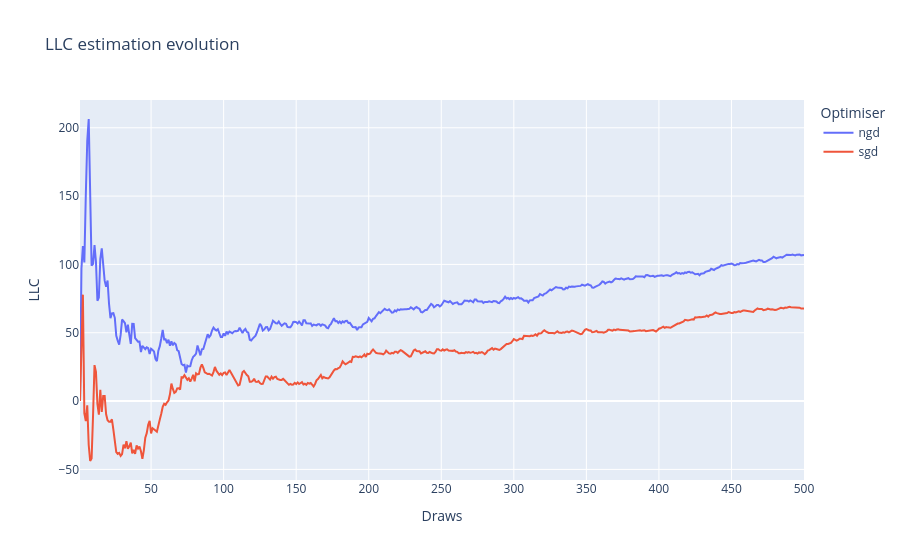

This figure's notebook cell:
### Code cell
# perform LLC estimation at convergence

NUM_CHAINS = 1
NUM_DRAWS = 500

optim_kwargs = dict(
    lr=1e-06,
    elasticity=1,
    num_samples=len(train_set),
    temperature="adaptive",
)

models_results = {}
for optim, model in models.items():
    results = estimate_learning_coeff_with_summary(
        model=model,
        loader=train_loader,
        sampling_method=SGLD,
        criterion=criterion,
        optimizer_kwargs=optim_kwargs,
        num_chains=NUM_CHAINS,
        num_draws=NUM_DRAWS,
        num_steps_bw_draws=1,
        num_burnin_steps=0,
        device=device,
        online=True,
    )
    models_results[optim] = results
    
LLC_fig = go.Figure()
for optim, results in models_results.items():
    LLC_fig.add_trace(go.Scatter(
        x=np.arange(1, NUM_DRAWS+1),
        y=results['llc/means'],
        mode='lines',
        name=optim,
    ))
    LLC_fig.update_layout(title="LLC estimation evolution",
                  xaxis_title="Draws",
                  yaxis_title="LLC",
                  legend_title="Optimiser",
                  )
LLC_fig.show()

### Figure 1 — Plotly figure (JSON) as saved in the notebook; plotly's stock layout.template omitted (floating-point values rounded to 4 significant figures; data arrays with more than 128 entries replaced by an {"elided": "..."} marker saying what was removed)
{"data": [{"mode": "lines", "name": "ngd", "type": "scatter", "x": {"elided": "500 int values"}, "y": {"elided": "500 float values"}}, {"mode": "lines", "name": "sgd", "type": "scatter", "x": {"elided": "500 int values"}, "y": {"elided": "500 float values"}}], "layout": {"legend": {"title": {"text": "Optimiser"}}, "title": {"text": "LLC estimation evolution"}, "xaxis": {"title": {"text": "Draws"}}, "yaxis": {"title": {"text": "LLC"}}}}
